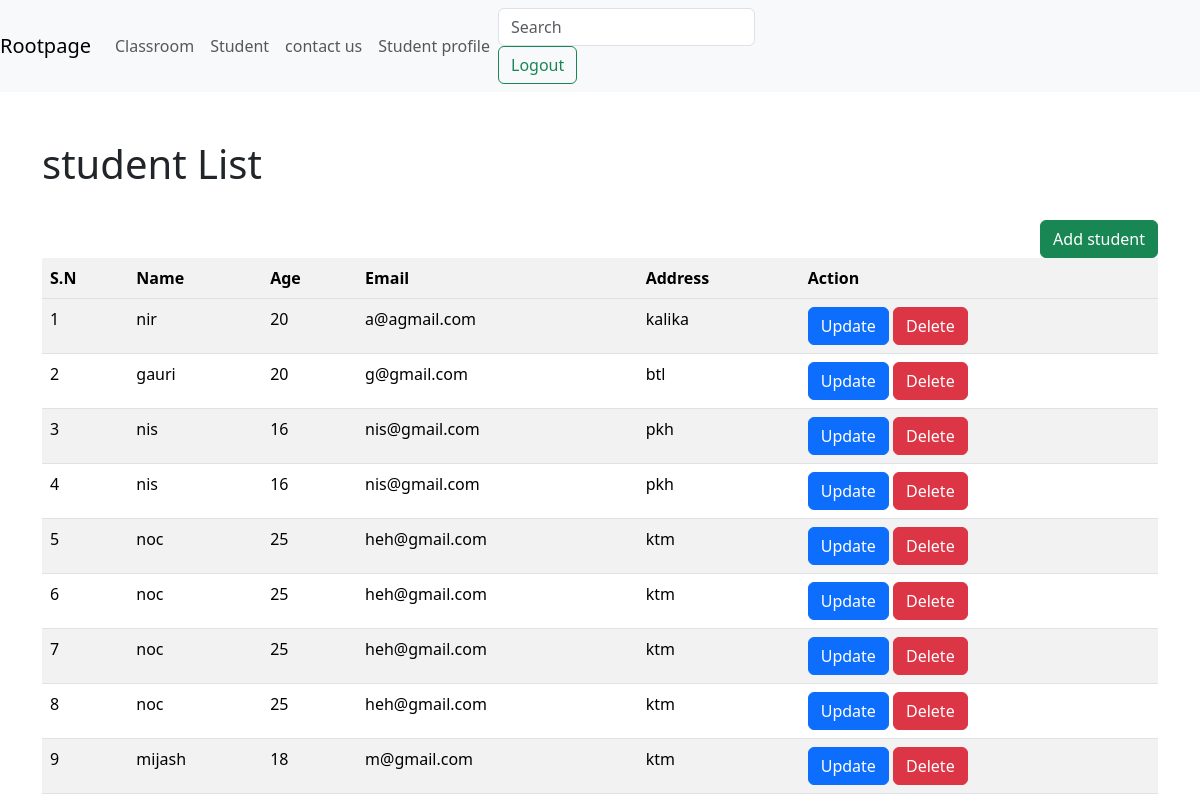
The page /crud/student/ on the database its author committed.
### crud/models.py (models this page shows)
class Student(models.Model):
    name=models.CharField(max_length=50)
    age=models.IntegerField()
    email=models.EmailField()
    address=models.CharField(max_length=50)
    classroom = models.ForeignKey(Classroom, on_delete=models.CASCADE, related_name="classroom_students",
                                  null=True, blank=True)

### crud/views.py (the view)
# urls.py: path("student/", student_view, name="crud_student"),
def student_view(request):
    return render(request, template_name="crud/student.html",
                  context={"students": Student.objects.all()})

### crud/templates/crud/student.html (shortened to what this page needs)
{% extends "layouts/base.html" %}
{% block content %}
<div class="container">
    <h1>student List</h1><br>
    <a href="{% url 'add_student' %}" class="btn btn-success" style="float: right;">Add student</a>
    <table class="table table-striped">
        <thread>
            <tr>
                <th>S.N</th>
                <th>Name</th>
                <th>Age</th>
                <th>Email</th>
                <th>Address</th>
                <th>Action</th>
            </tr>
        </thread>
        <tbody>
            {% for student in students %}
            <tr>
                <td>{{forloop.counter}}</td>
                <td>{{student.name}}</td>
                <td>{{student.age}}</td>
                <td>{{student.email}}</td>
                <td>{{student.address}}</td>
                <td>
                    <a href="{% url 'update_student' student.id %}" class="btn btn-primary">Update</a>
                    <a href="#" class="btn btn-danger">Delete</a>
                </td>
            </tr>
            {% endfor %}
        </tbody>
    </table>
    </div>
{% endblock %}

### myapp/templates/layouts/base.html (shortened to what this page needs)
<!DOCTYPE html>
<html lang="en">
<head>
    <link href="https://cdn.jsdelivr.net/npm/bootstrap@5.3.3/dist/css/bootstrap.min.css" rel="stylesheet">
    <link rel="stylesheet" href="https://cdn.jsdelivr.net/npm/sweetalert2@8/dist/sweetalert2.min.css">
</head>
<body>
    <nav class="navbar navbar-expand-lg navbar-light bg-light">
        <a class="navbar-brand" href="{% url 'root_page' %}">Rootpage</a>
        <div class="collapse navbar-collapse" id="navbarSupportedContent">
          <ul class="navbar-nav mr-auto">
            <li class="nav-item active">
              <a class="nav-link" href="{% url 'crud_classroom' %}">Classroom</span></a>
            </li>
            <li class="nav-item">
              <a class="nav-link" href="{% url 'crud_student' %}">Student</a>
            </li>
            <li class="nav-item">
              <a class="nav-link" href="#">contact us</a>
              </li>
            <li class="nav-item">
              <a class="nav-link" href="{% url 'student_profile' %}">Student profile</a>
              </li>
          </ul>
          <form class="form-inline my-2 my-lg-0">
            <input class="form-control mr-sm-2" type="search" placeholder="Search" aria-label="Search">
            <a class="btn btn-outline-success my-2 my-sm-0" type="submit" href="{% url 'user_logout' %}">Logout</a>
          </form>
        </div>
      </nav>
      <br><br>
      {% block content %}{% endblock %}
</body>
</html>

### rows shown on the page
Student: name "nir", age "20", email "a@agmail.com", address "kalika"
Student: name "gauri", age "20", email "g@gmail.com", address "btl"
Student: name "nis", age "16", email "nis@gmail.com", address "pkh"
Student: name "nis", age "16", email "nis@gmail.com", address "pkh"
Student: name "noc", age "25", email "heh@gmail.com", address "ktm"
Student: name "noc", age "25", email "heh@gmail.com", address "ktm"
Student: name "noc", age "25", email "heh@gmail.com", address "ktm"
Student: name "noc", age "25", email "heh@gmail.com", address "ktm"
Student: name "mijash", age "18", email "m@gmail.com", address "ktm"
